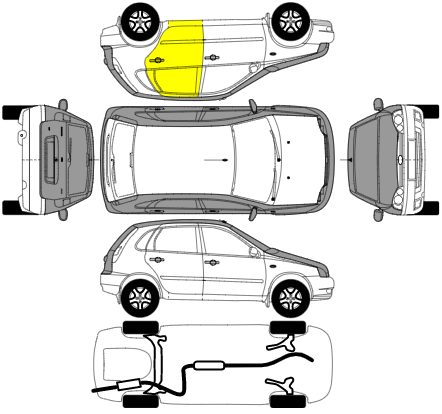
#> input picture img_dtp/1.png, 442 x 414 px; its folder holds only this picture in this run
$ python -i clean_img_26_12.py   (imports and definitions only)
#> lines starting #> are read from the running program, lines starting #| are printed output that depends on the picture; after the words box and inside, x2 and y2 are one past the last pixel; in counts of white or black regions, pixels touching at a corner belong together
#> further down, picture is the input picture: shape (414, 442, 3); mean B, G, R 217.5, 222.1, 222.1
import cv2
import numpy as np
import os.path
import glob


def clean_img(image):
    #даелает маску
    image_mask = image.copy()
    for column in range(1, image_mask.shape[1] - 1):
            for row in range(1, image_mask.shape[0] - 1):
                    if (image_mask[row, column][0] <= 90 and image_mask[row, column][1] <= 90 and image_mask[row, column][2] <= 90):
                        image_mask[row, column][0] = 255
                        image_mask[row, column][1] = 255
                        image_mask[row, column][2] = 255
                    else:
                        image_mask[row, column][0] = 0
                        image_mask[row, column][1] = 0
                        image_mask[row, column][2] = 0
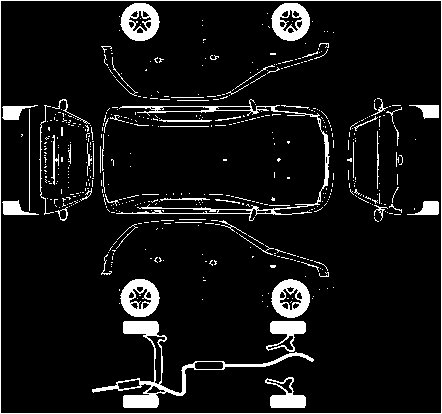
#> image_mask: shape (414, 442, 3); 8.1% white; 510 white regions (450 under 20 px), largest, box (x1, y1, x2, y2) and area: (92, 321, 314, 408) 2076, (0, 0, 442, 414) 1708, (116, 99, 330, 221) 1425
    # cv2.imshow("cropped", image_mask)
    # cv2.waitKey(0)
# Делаем маску больше
    #ret, image_mask_BN = cv2.threshold(image_mask, 254, 255, cv2.THRESH_BINARY)
    image_mask_BN = cv2.cvtColor(image_mask, cv2.COLOR_BGR2GRAY)
    kernel = np.ones((3, 3), 'uint8')
    mask = cv2.dilate(image_mask_BN, kernel, iterations = 1)
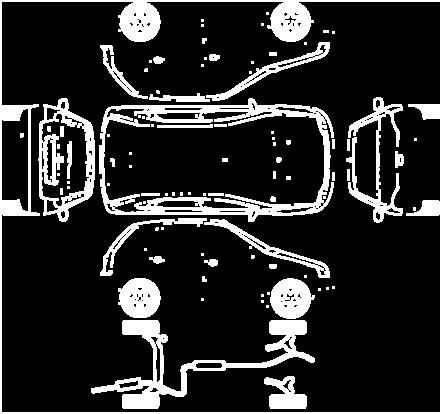
#> mask: shape (414, 442); 17.2% white; 93 white regions (52 under 20 px), largest, box (x1, y1, x2, y2) and area: (0, 0, 442, 414) 7772, (99, 98, 334, 222) 6122, (91, 320, 315, 409) 4173
    ready_img = cv2.inpaint(image, mask, 10, cv2.INPAINT_TELEA)
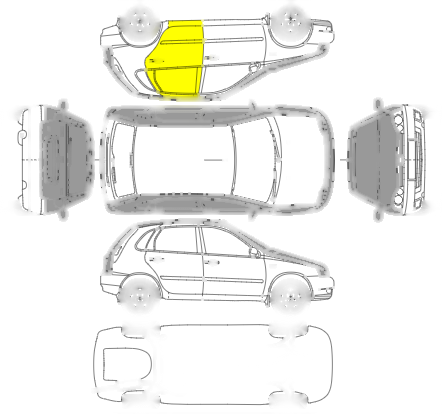
#> ready_img: shape (414, 442, 3); mean B, G, R 234.2, 239, 239
    # cv2.imshow("cropped", ready_img)
    # cv2.waitKey(0)
#Черно белое
    image_grey = cv2.cvtColor(ready_img, cv2.COLOR_BGR2GRAY)
    ret, image_TH = cv2.threshold(image_grey, 157, 255, cv2.THRESH_BINARY)
#> image_TH: shape (414, 442); 92.1% white; 719 black regions (661 under 20 px), largest, box (x1, y1, x2, y2) and area: (42, 108, 92, 212) 3563, (347, 111, 398, 207) 3327, (113, 193, 272, 212) 1138

    # cv2.imshow("cropped", image_TH)
    # cv2.waitKey(0)
    for i in range(2):
        for column in range(1, image_TH.shape[1] - 1):
            for row in range(1, image_TH.shape[0] - 1):
                if image_TH[row, column] == 0:
                    if (image_TH[row+1, column] == 255 and image_TH[row-1, column] == 255):
                        image_TH[row, column] = 255
                    if (image_TH[row, column+1] == 255 and image_TH[row, column-1] == 255):
                        image_TH[row, column] = 255
                if (5 < column < 146 and 5 < row < 74 ):
                    if (image_TH[row+2, column] == 255 and image_TH[row-1, column] == 255):
                        image_TH[row, column] = 255
                    if (image_TH[row, column+2] == 255 and image_TH[row, column-1] == 255):
                        image_TH[row, column] = 255
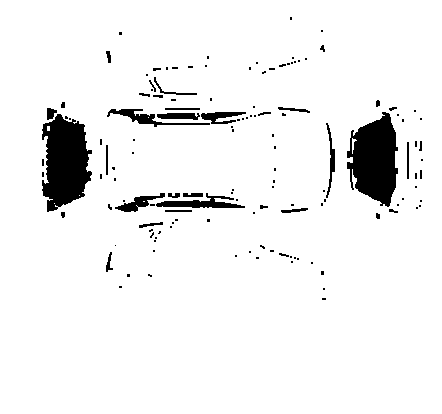
#> image_TH: shape (414, 442); 94.1% white; 135 black regions (100 under 20 px), largest, box (x1, y1, x2, y2) and area: (42, 114, 92, 212) 3430, (347, 112, 398, 207) 3308, (156, 193, 245, 208) 571


    for column in range(1, image_TH.shape[1] - 1):
        for row in range(1, image_TH.shape[0] - 1):
            if (0 <column< 5):
                image_TH[row, column] = 255
            if ( 145< column < 160):
                image_TH[row, column] = 255
            if (0 <row< 5):
                image_TH[row, column] = 255
            if (74 < row < 80):
                image_TH[row, column] = 255
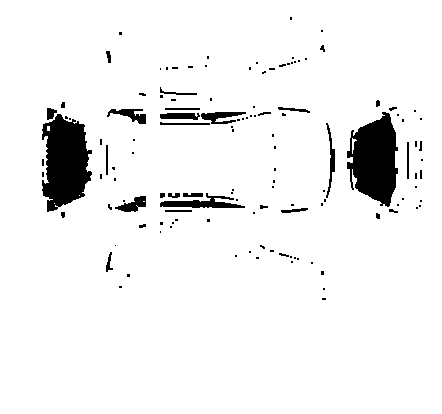
#> image_TH: shape (414, 442); 94.3% white; 128 black regions (94 under 20 px), largest, box (x1, y1, x2, y2) and area: (42, 114, 92, 212) 3430, (347, 112, 398, 207) 3308, (160, 193, 245, 208) 557

    # cv2.imshow("cropped", image_TH)
    # cv2.waitKey(0)
    # нарезка
    x = 0
    y = 0
    x_max = 0
    y_max = 0
    for column in range(1, image_TH.shape[1] - 1):
        for row in range(1, image_TH.shape[0] - 1):
            if (image_TH[row, column] == 0):
                x = column
                break
        if (x != 0):
            break
    for row in range(1, image_TH.shape[0] - 1):
        for column in range(1, image_TH.shape[1] - 1):
            if (image_TH[row, column] == 0):
                y = row
                break
        if (y != 0):
            break
    for column in range(image_TH.shape[1] - 1, -1, -1):
        for row in range(image_TH.shape[0] - 1, -1, -1):
            if (image_TH[row, column] == 0):
                x_max = column
                break
        if (x_max != 0):
            break
    for row in range(image_TH.shape[0] - 1, -1, -1):
        for column in range(image_TH.shape[1] - 1, -1, -1):
            if (image_TH[row, column] == 0):
                y_max = row
                break
        if (y_max != 0):
            break
    crop_img_TH = image_TH[y:y_max, x:x_max]
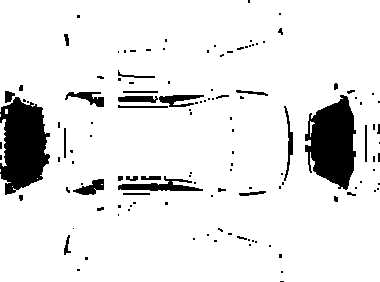
#> crop_img_TH: shape (282, 380); 90.3% white; 128 black regions (94 under 20 px), largest, box (x1, y1, x2, y2) and area: (0, 97, 50, 195) 3430, (305, 95, 356, 190) 3308, (118, 176, 203, 191) 557
    # cv2.imshow("cropped", crop_img_TH)
    # cv2.waitKey(0)

    (x_short, y_short, w, h) = cv2.boundingRect(crop_img_TH)
#> x_short = 0; y_short = 0; w = 380; h = 282
    one_img_w = round(w / 5)
#> one_img_w = 76
    array = []
    hith_otstup = (40 - round(crop_img_TH.shape[0] / 2))
#> hith_otstup = -101
    for el in range(5):
        img_belia = np.full((80, 30), 255, np.uint8)
        one_img = crop_img_TH[0:h, el * one_img_w:(el + 1) * one_img_w]
        for row in range(1, one_img.shape[0] - 1):
            for col in range(1, one_img.shape[1] - 1):
                img_belia[row+hith_otstup, col] = one_img[row, col]
        #img_belia = img_belia / 255
        array.append(img_belia)
#> this loop made 1 pass
#> pass 1, in clean_img, `one_img = crop_img_TH[0:h, el * one_img_w:(el + 1) * one_img_w]`:
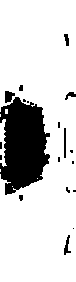
#> one_img: shape (282, 76); 82% white; 19 black regions (11 under 20 px), largest, box (x1, y1, x2, y2) and area: (0, 97, 50, 195) 3430, (5, 91, 15, 103) 83, (64, 235, 71, 255) 64
#> after the loop: img_belia: shape (80, 30); every value is 255
#> after the loop, array = []

    return array

>>> import cv2
>>> picture = cv2.imread('../img_dtp/1.png')
#> (the run stopped early here; a loop or call above may not have finished)
